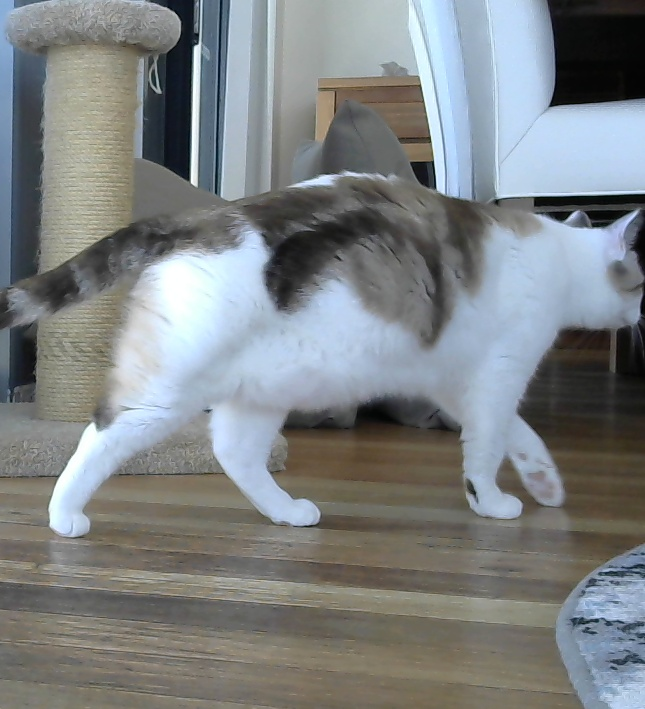
#> input picture catImages/image1210.jpg, 645 x 709 px, given in place of pl.jpg, which was not available
$ python openCV13HW.py
#> lines starting #> are read from the running program, lines starting #| are printed output that depends on the picture; after the words box and inside, x2 and y2 are one past the last pixel; in counts of white or black regions, pixels touching at a corner belong together; pictures that were not available may be replaced by others from this repository, and a replacement may not be noted
import cv2
dispW=640
dispH=480

def nothing(x):
    pass
cv2.namedWindow('img')
cv2.createTrackbar('Blend','img',50,100,nothing)

logo=cv2.imread('pl.jpg')
#> logo is the input picture: shape (709, 645, 3); mean B, G, R 132.2, 130.5, 126
logo=cv2.resize(logo,(100,100))
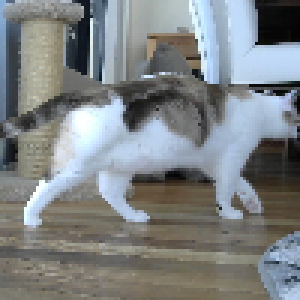
#> logo: shape (100, 100, 3) (shown 3 times larger); mean B, G, R 132.2, 130.5, 126
cv2.imshow('logo',logo)
cv2.moveWindow('logo',700,0)

logoGray=cv2.cvtColor(logo,cv2.COLOR_BGR2GRAY)
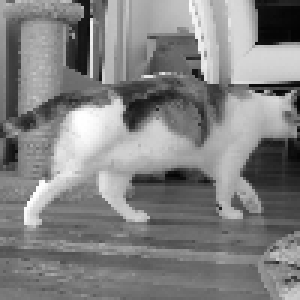
#> logoGray: shape (100, 100) (shown 3 times larger); min 4, max 255, mean 129.4
cv2.imshow('logoGray',logoGray)
cv2.moveWindow('logoGray',800,0)

_,BGMask=cv2.threshold(logoGray,230,255,cv2.THRESH_BINARY)
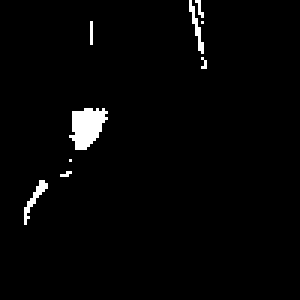
#> BGMask: shape (100, 100) (shown 3 times larger); 2.1% white; 9 white regions (6 under 20 px), largest, box (x1, y1, x2, y2) and area: (23, 36, 36, 50) 122, (8, 60, 16, 75) 33, (63, 0, 68, 18) 28
cv2.imshow('BGMask',BGMask)
cv2.moveWindow('BGMask',900,9)

FGMask=cv2.bitwise_not(BGMask)
FGMask=cv2.bitwise_not(BGMask)
cv2.imshow('FGMask',FGMask)
cv2.moveWindow('FGMask',1000,0)

cam=cv2.VideoCapture(0)
cam.set(cv2.CAP_PROP_FRAME_WIDTH,dispW)
cam.set(cv2.CAP_PROP_FRAME_HEIGHT,dispH)

x=200
y=100
l=100
dx=2
dy=2

while True:
    ret, frame=cam.read()

    cv2.imshow('nanoCam',frame)
    cv2.moveWindow('nanoCam',0,0)

    img=frame

    roi=img[y:(y+l),x:(x+l),]
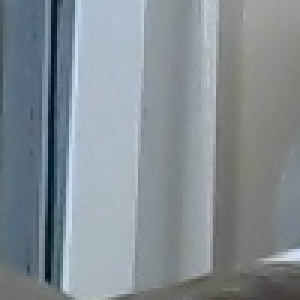
#> roi: shape (100, 100, 3) (shown 3 times larger); mean B, G, R 146.8, 140.8, 131.3
    cv2.imshow('roi',roi)
    cv2.moveWindow('roi',700,150)

    roiBG=cv2.bitwise_and(roi,roi,mask=BGMask)
    cv2.imshow('roiBG',roiBG)
    cv2.moveWindow('roiBG',800,150)

    roiFG=cv2.bitwise_and(logo,logo,mask=FGMask)
    cv2.imshow('roiFG',roiFG)
    cv2.moveWindow('roiFG',900,150)

    roiComb=cv2.add(roiBG,roiFG)
    cv2.imshow('roiComb',roiComb)
    cv2.moveWindow('roiComb',1000,150)

    w1=cv2.getTrackbarPos('Blend','img')/100
    w2=1-w1
    roiBlend=cv2.addWeighted(roiComb,w1,roi,w2,0)
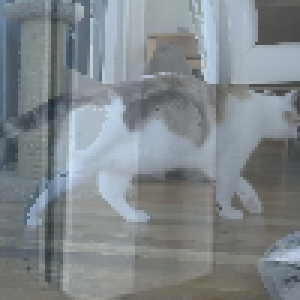
#> roiBlend: shape (100, 100, 3) (shown 3 times larger); mean B, G, R 138.8, 134.8, 127.9
    cv2.imshow('roiBlend',roiBlend)
    cv2.moveWindow('roiBlend',1100,150)

    img[y:(y+l),x:(x+l),]=roiBlend
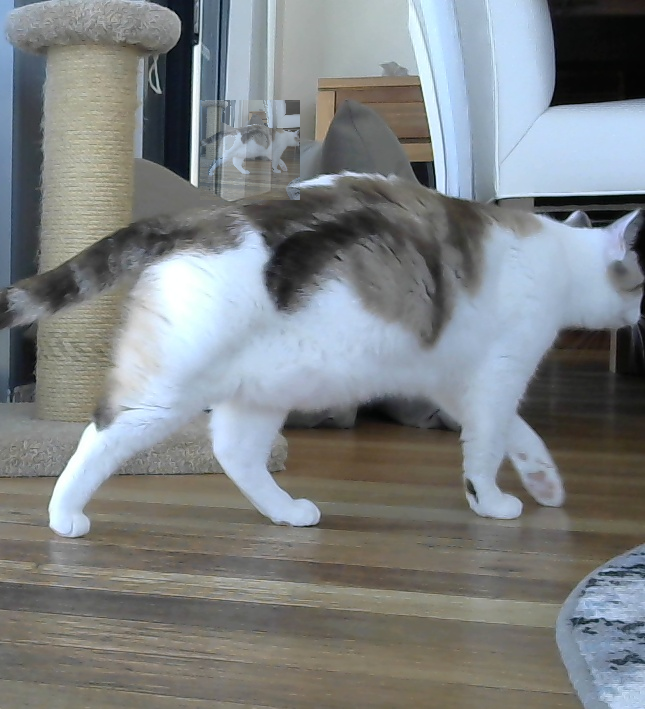
#> img: shape (709, 645, 3); 2.14% of pixels changed, all inside (x1, y1, x2, y2) = (200, 100, 300, 200)
    cv2.imshow('img',img)
    cv2.moveWindow('img',0,560)

    if x<=0 or x+l>=dispW:
        dx=-dx
    if y<=0 or y+l>=dispH:
        dy=-dy
    x=x+dx
    y=y+dy

    if cv2.waitKey(1)==ord('q'):
#> (key q is pressed here)
        break
cam.release()
cv2.destroyAllWindows()
